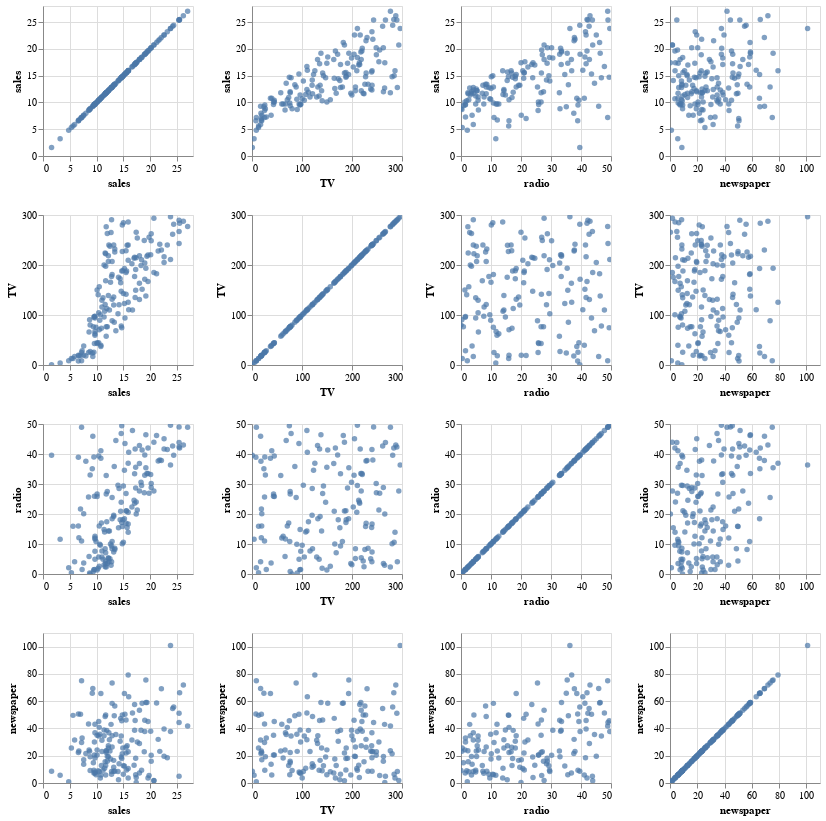

The notebook cell this image was saved under:
### Code cell
alt.Chart(df_train).mark_circle().encode(
    alt.X(alt.repeat("column"), type='quantitative'),
    alt.Y(alt.repeat("row"), type='quantitative')
).properties(
    width=150,
    height=150
).repeat(
    row=['sales', 'TV', 'radio', 'newspaper'],
    column=['sales', 'TV', 'radio', 'newspaper']
).interactive()

### Figure 1 — Vega-Lite specification as saved in the notebook (floating-point values rounded to 4 significant figures; data arrays with more than 128 entries replaced by an {"elided": "..."} marker saying what was removed)
{"config": {"view": {"continuousWidth": 400, "continuousHeight": 300}}, "repeat": {"column": ["sales", "TV", "radio", "newspaper"], "row": ["sales", "TV", "radio", "newspaper"]}, "spec": {"data": {"name": "data-3d599e277b1304f147a07d610894b02d"}, "mark": "circle", "encoding": {"x": {"field": {"repeat": "column"}, "type": "quantitative"}, "y": {"field": {"repeat": "row"}, "type": "quantitative"}}, "height": 150, "selection": {"selector002": {"type": "interval", "bind": "scales", "encodings": ["x", "y"]}}, "width": 150}, "$schema": "https://vega.github.io/schema/vega-lite/v4.17.0.json", "datasets": {"data-3d599e277b1304f147a07d610894b02d": {"elided": "160 records"}}}
